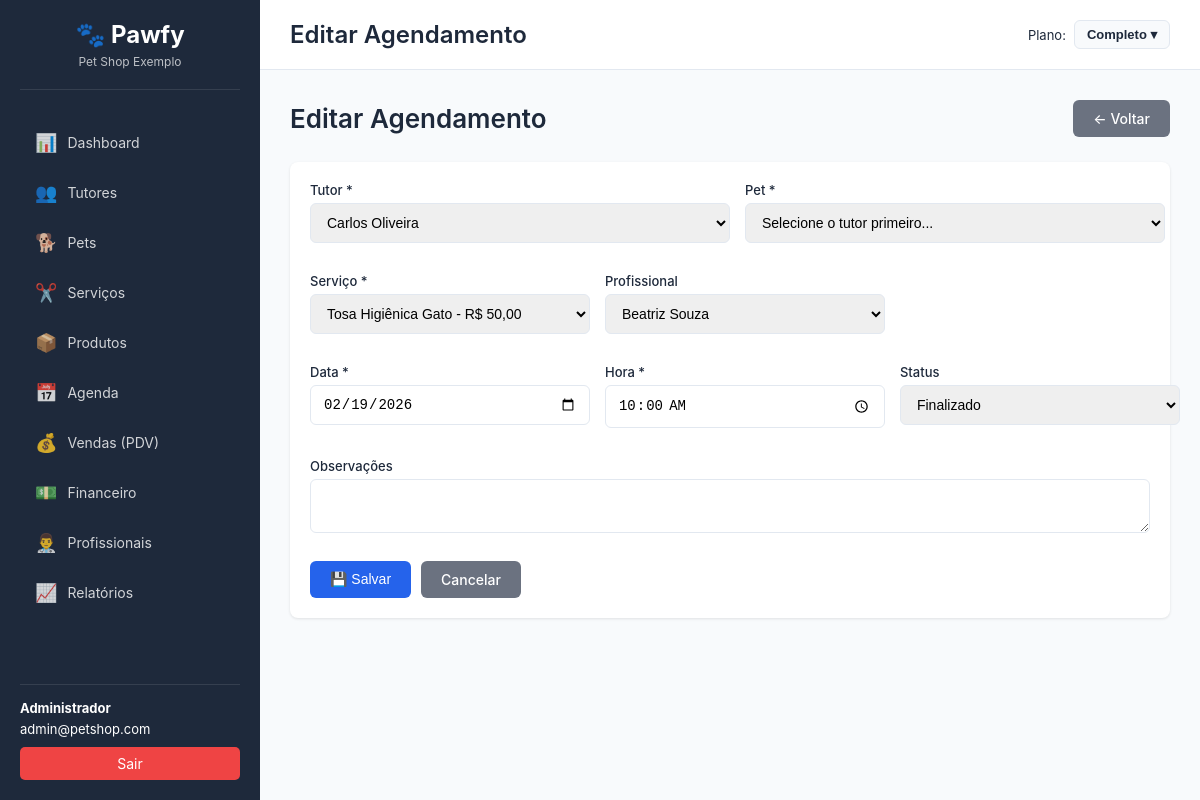
/?page=agenda&action=edit&id=2 (signed in), run on the app's committed database.
### tables this page shows
CREATE TABLE IF NOT EXISTS agenda (
    id INT AUTO_INCREMENT PRIMARY KEY,
    company_id INT NOT NULL,
    pet_id INT NOT NULL,
    tutor_id INT NOT NULL,
    servico_id INT NOT NULL,
    profissional_id INT,
    data DATE NOT NULL,
    hora TIME NOT NULL,
    status ENUM('agendado', 'confirmado', 'em_atendimento', 'finalizado', 'cancelado', 'faltou') DEFAULT 'agendado',
    observacoes TEXT,
    data_criacao TIMESTAMP DEFAULT CURRENT_TIMESTAMP,
    data_atualizacao TIMESTAMP DEFAULT CURRENT_TIMESTAMP ON UPDATE CURRENT_TIMESTAMP,
    FOREIGN KEY (company_id) REFERENCES companies(id) ON DELETE CASCADE,
    FOREIGN KEY (pet_id) REFERENCES pets(id) ON DELETE CASCADE,
    FOREIGN KEY (tutor_id) REFERENCES tutors(id) ON DELETE CASCADE,
    FOREIGN KEY (servico_id) REFERENCES servicos(id) ON DELETE CASCADE,
    FOREIGN KEY (profissional_id) REFERENCES profissionais(id) ON DELETE SET NULL,
    INDEX idx_company (company_id),
    INDEX idx_data (data),
    INDEX idx_status (status),
    INDEX idx_profissional (profissional_id)
);

CREATE TABLE IF NOT EXISTS tutors (
    id INT AUTO_INCREMENT PRIMARY KEY,
    company_id INT NOT NULL,
    nome VARCHAR(255) NOT NULL,
    cpf VARCHAR(14),
    telefone VARCHAR(20),
    whatsapp VARCHAR(20),
    email VARCHAR(255),
    endereco TEXT,
    cidade VARCHAR(100),
    estado VARCHAR(2),
    cep VARCHAR(10),
    observacoes TEXT,
    status ENUM('ativo', 'inativo') DEFAULT 'ativo',
    data_criacao TIMESTAMP DEFAULT CURRENT_TIMESTAMP,
    data_atualizacao TIMESTAMP DEFAULT CURRENT_TIMESTAMP ON UPDATE CURRENT_TIMESTAMP,
    FOREIGN KEY (company_id) REFERENCES companies(id) ON DELETE CASCADE,
    INDEX idx_company (company_id),
    INDEX idx_nome (nome),
    INDEX idx_telefone (telefone)
);

CREATE TABLE IF NOT EXISTS servicos (
    id INT AUTO_INCREMENT PRIMARY KEY,
    company_id INT NOT NULL,
    nome VARCHAR(255) NOT NULL,
    descricao TEXT,
    preco DECIMAL(10,2) NOT NULL,
    duracao_media INT COMMENT 'Duração em minutos',
    categoria VARCHAR(100),
    status ENUM('ativo', 'inativo') DEFAULT 'ativo',
    data_criacao TIMESTAMP DEFAULT CURRENT_TIMESTAMP,
    data_atualizacao TIMESTAMP DEFAULT CURRENT_TIMESTAMP ON UPDATE CURRENT_TIMESTAMP,
    FOREIGN KEY (company_id) REFERENCES companies(id) ON DELETE CASCADE,
    INDEX idx_company (company_id),
    INDEX idx_nome (nome)
);

CREATE TABLE IF NOT EXISTS profissionais (
    id INT AUTO_INCREMENT PRIMARY KEY,
    company_id INT NOT NULL,
    nome VARCHAR(255) NOT NULL,
    funcao VARCHAR(100),
    telefone VARCHAR(20),
    email VARCHAR(255),
    comissao DECIMAL(5,2) DEFAULT 0 COMMENT 'Percentual de comissão',
    tipo_comissao ENUM('percentual', 'valor_fixo') DEFAULT 'percentual',
    status ENUM('ativo', 'inativo') DEFAULT 'ativo',
    data_criacao TIMESTAMP DEFAULT CURRENT_TIMESTAMP,
    data_atualizacao TIMESTAMP DEFAULT CURRENT_TIMESTAMP ON UPDATE CURRENT_TIMESTAMP,
    FOREIGN KEY (company_id) REFERENCES companies(id) ON DELETE CASCADE,
    INDEX idx_company (company_id),
    INDEX idx_nome (nome)
);

### database/connection.php (called while the page is built, shortened)
<?php
require_once __DIR__ . '/../config/config.php';
class Database {
    private static $instance = null;
    private $connection;
    private function __construct() {
        try {
            $dsn = "mysql:host=" . DB_HOST . ";dbname=" . DB_NAME . ";charset=" . DB_CHARSET;
            $options = [
                PDO::ATTR_ERRMODE => PDO::ERRMODE_EXCEPTION,
                PDO::ATTR_DEFAULT_FETCH_MODE => PDO::FETCH_ASSOC,
                PDO::ATTR_EMULATE_PREPARES => false,
                PDO::MYSQL_ATTR_INIT_COMMAND => "SET NAMES " . DB_CHARSET
            ];
            $this->connection = new PDO($dsn, DB_USER, DB_PASS, $options);
        } catch (PDOException $e) {
            die("Erro na conexão com o banco de dados: " . $e->getMessage());
        }
    }
    public static function getInstance() {
        if (self::$instance === null) {
            self::$instance = new self();
        }
        return self::$instance;
    }
    public function query($sql, $params = []) {
        try {
            $stmt = $this->connection->prepare($sql);
            $stmt->execute($params);
            return $stmt->fetchAll();
        } catch (PDOException $e) {
            error_log("Erro na query: " . $e->getMessage());
            return false;
        }
    }
    public function queryOne($sql, $params = []) {
        try {
            $stmt = $this->connection->prepare($sql);
            $stmt->execute($params);
            return $stmt->fetch();
        } catch (PDOException $e) {
            error_log("Erro na query: " . $e->getMessage());
            return false;
        }
    }
}

### config/config.php (called while the page is built, shortened)
<?php
function getCompanyId() {
    return $_SESSION['company_id'] ?? null;
}

### classes/Tutor.class.php (called while the page is built, shortened)
<?php
require_once __DIR__ . '/../database/connection.php';
class Tutor {
    private $db;
    private $company_id;
    public function __construct($company_id = null) {
        $this->db = Database::getInstance();
        $this->company_id = $company_id ?? getCompanyId();
    }
    public function getAll($filtros = []) {
        $sql = "SELECT * FROM tutors WHERE company_id = :company_id";
        $params = [':company_id' => $this->company_id];
        if (isset($filtros['status'])) {
            $sql .= " AND status = :status";
            $params[':status'] = $filtros['status'];
        }
        $allowed_sort = ['id', 'nome', 'telefone', 'email', 'status'];
        $sort_col = (isset($filtros['orderby']) && in_array($filtros['orderby'], $allowed_sort)) ? $filtros['orderby'] : 'id';
        $sort_dir = (isset($filtros['order']) && strtolower($filtros['order']) === 'desc') ? 'DESC' : 'ASC';
        $sql .= " ORDER BY $sort_col $sort_dir";
        return $this->db->query($sql, $params);
    }
}

### classes/Agenda.class.php (called while the page is built, shortened)
<?php
require_once __DIR__ . '/../database/connection.php';
class Agenda {
    private $db;
    private $company_id;
    public function __construct($company_id = null) {
        $this->db = Database::getInstance();
        $this->company_id = $company_id ?? getCompanyId();
    }
    public function getById($id) {
        $sql = "SELECT a.*,
                p.nome as pet_nome, p.especie, p.raca,
                t.nome as tutor_nome, t.telefone as tutor_telefone, t.whatsapp as tutor_whatsapp,
                s.nome as servico_nome, s.preco as servico_preco, s.duracao_media,
                pr.nome as profissional_nome
                FROM agenda a
                LEFT JOIN pets p ON a.pet_id = p.id
                LEFT JOIN tutors t ON a.tutor_id = t.id
                LEFT JOIN servicos s ON a.servico_id = s.id
                LEFT JOIN profissionais pr ON a.profissional_id = pr.id
                WHERE a.id = :id AND a.company_id = :company_id";
        $params = [
            ':id' => $id,
            ':company_id' => $this->company_id
        ];
        return $this->db->queryOne($sql, $params);
    }
}

### classes/Servico.class.php (called while the page is built, shortened)
<?php
require_once __DIR__ . '/../database/connection.php';
class Servico {
    private $db;
    private $company_id;
    public function __construct($company_id = null) {
        $this->db = Database::getInstance();
        $this->company_id = $company_id ?? getCompanyId();
    }
    public function getAll($filtros = []) {
        $sql = "SELECT * FROM servicos WHERE company_id = :company_id";
        $params = [':company_id' => $this->company_id];
        if (isset($filtros['status'])) {
            $sql .= " AND status = :status";
            $params[':status'] = $filtros['status'];
        }
        $allowed_sort = ['id', 'nome', 'categoria', 'preco', 'duracao_media', 'status'];
        $sort_col = (isset($filtros['orderby']) && in_array($filtros['orderby'], $allowed_sort)) ? $filtros['orderby'] : 'id';
        $sort_dir = (isset($filtros['order']) && strtolower($filtros['order']) === 'desc') ? 'DESC' : 'ASC';
        $sql .= " ORDER BY $sort_col $sort_dir";
        return $this->db->query($sql, $params);
    }
}

### classes/Profissional.class.php (called while the page is built, shortened)
<?php
require_once __DIR__ . '/../database/connection.php';
class Profissional {
    private $db;
    private $company_id;
    public function __construct($company_id = null) {
        $this->db = Database::getInstance();
        $this->company_id = $company_id ?? getCompanyId();
    }
    public function getAll($filtros = []) {
        $sql = "SELECT * FROM profissionais WHERE company_id = :company_id";
        $params = [':company_id' => $this->company_id];
        if (isset($filtros['status'])) {
            $sql .= " AND status = :status";
            $params[':status'] = $filtros['status'];
        }
        $sql .= " ORDER BY nome ASC";
        return $this->db->query($sql, $params);
    }
}

### views/agenda/form.php (the view, shortened to what this page needs)
<?php
$isEdit = isset($dados);
?>
<div class="page-header">
    <h2><?= $isEdit ? 'Editar' : 'Novo' ?> Agendamento</h2>
    <a href="?page=agenda&action=list" class="btn btn-secondary">← Voltar</a>
</div>
<div class="card">
    <div class="card-body">
        <form method="POST" class="form" id="form-agenda">
            <div class="form-row">
                <div class="form-group col-md-6">
                    <label for="tutor_id">Tutor *</label>
                    <select id="tutor_id" name="tutor_id" class="form-control" required onchange="carregarPets(this.value)">
                        <?php foreach ($tutores as $t): ?>
                        <option value="<?= $t['id'] ?>" <?= (isset($dados['tutor_id']) && $dados['tutor_id'] == $t['id']) ? 'selected' : '' ?>>
                            <?= htmlspecialchars($t['nome']) ?>
                        </option>
                        <?php endforeach; ?>
                    </select>
                </div>
                <div class="form-group col-md-6">
                    <label for="pet_id">Pet *</label>
                    <select id="pet_id" name="pet_id" class="form-control" required>
                        <option value="">Selecione o tutor primeiro...</option>
                    </select>
                </div>
            </div>
            <div class="form-row">
                <div class="form-group col-md-4">
                    <label for="servico_id">Serviço *</label>
                    <select id="servico_id" name="servico_id" class="form-control" required>
                        <?php foreach ($servicos as $s): ?>
                        <option value="<?= $s['id'] ?>" <?= (isset($dados['servico_id']) && $dados['servico_id'] == $s['id']) ? 'selected' : '' ?>>
                            <?= htmlspecialchars($s['nome']) ?> - <?= formatarMoeda($s['preco']) ?>
                        </option>
                        <?php endforeach; ?>
                    </select>
                </div>
                <div class="form-group col-md-4">
                    <label for="profissional_id">Profissional</label>
                    <select id="profissional_id" name="profissional_id" class="form-control">
                        <?php foreach ($profissionais as $pr): ?>
                        <option value="<?= $pr['id'] ?>" <?= (isset($dados['profissional_id']) && $dados['profissional_id'] == $pr['id']) ? 'selected' : '' ?>>
                            <?= htmlspecialchars($pr['nome']) ?>
                        </option>
                        <?php endforeach; ?>
                    </select>
                </div>
            </div>
            <div class="form-row">
                <div class="form-group col-md-4">
                    <label for="data">Data *</label>
                    <input type="date" id="data" name="data" class="form-control" required value="<?= $dados['data'] ?? date('Y-m-d') ?>">
                </div>
                <div class="form-group col-md-4">
                    <label for="hora">Hora *</label>
                    <input type="time" id="hora" name="hora" class="form-control" required value="<?= isset($dados['hora']) ? substr($dados['hora'], 0, 5) : '' ?>">
                </div>
                <?php if ($isEdit): ?>
                <div class="form-group col-md-4">
                    <label for="status">Status</label>
                    <select id="status" name="status" class="form-control" required>
                        <?php foreach (['agendado', 'confirmado', 'em_atendimento', 'finalizado', 'cancelado', 'faltou'] as $s): ?>
                        <option value="<?= $s ?>" <?= ($dados['status'] == $s) ? 'selected' : '' ?>><?= ucfirst(str_replace('_', ' ', $s)) ?></option>
                        <?php endforeach; ?>
                    </select>
                </div>
                <?php endif; ?>
            </div>
            <div class="form-group">
                <label for="observacoes">Observações</label>
                <textarea id="observacoes" name="observacoes" class="form-control" rows="2"><?= htmlspecialchars($dados['observacoes'] ?? '') ?></textarea>
            </div>
            <div class="form-actions">
                <button type="submit" class="btn btn-primary">💾 Salvar</button>
                <a href="?page=agenda&action=list" class="btn btn-secondary">Cancelar</a>
            </div>
        </form>
    </div>
</div>
<?php
include __DIR__ . '/../template.php';
?>

### public/css/style.css (style rules this page uses)
:root { --primary-color: #2563EB; --secondary-color: #F97316; --success-color: #10B981; --danger-color: #EF4444; --warning-color: #F97316; --info-color: #2563EB; --dark-color: #1E293B; --light-color: #F8FAFC; --border-color: #E2E8F0; --text-color: #1E293B; --sidebar-width: 260px; }
* { margin: 0; padding: 0; box-sizing: border-box; }
body { font-family: -apple-system, BlinkMacSystemFont, 'Segoe UI', Roboto, 'Helvetica Neue', Arial, sans-serif; font-size: 14px; color: var(--text-color); background-color: #F8FAFC; }
.card { background-color: white; border-radius: 8px; box-shadow: 0 1px 3px rgba(0, 0, 0, 0.1); margin-bottom: 20px; }
.card-body { padding: 20px; }
.btn { display: inline-block; padding: 10px 20px; border-radius: 6px; text-decoration: none; border: none; cursor: pointer; font-size: 14px; font-weight: 500; transition: all 0.3s; }
.btn-primary { background-color: var(--primary-color); color: white; }
.btn-secondary { background-color: #6B7280; color: white; }
.form { max-width: 100%; }
.form-row { display: flex; gap: 15px; margin-bottom: 15px; }
.form-group { margin-bottom: 15px; flex: 1; }
.form-group label { display: block; margin-bottom: 5px; font-weight: 500; font-size: 13px; }
.form-control { width: 100%; padding: 10px 12px; border: 1px solid var(--border-color); border-radius: 6px; font-size: 14px; transition: all 0.3s; }
textarea.form-control { resize: vertical; }
.form-actions { margin-top: 25px; display: flex; gap: 10px; }
.page-header { display: flex; justify-content: space-between; align-items: center; margin-bottom: 25px; }
.page-header h2 { font-size: 26px; font-weight: 600; }
.col-md-4 { flex: 0 0 33.33%; }
.col-md-4 { flex: 0 0 33.33%; max-width: 33.33%; }
.col-md-6 { flex: 0 0 50%; max-width: 50%; }

### data on the page
agenda: tutor_id "Carlos Oliveira", servico_id "Tosa Higiênica Gato - R$ 50,00", profissional_id "Beatriz Souza", data "02/19/2026", hora "10:00", status "Finalizado"

### other printed values
$_SESSION['company_name'] "Pet Shop Exemplo"
$_SESSION['user_name'] "Administrador"
$_SESSION['user_email'] "admin@petshop.com"
$page_title "Editar Agendamento"
PLANOS[$_SESSION['plano'] ?? 'completo']['nome'] "Completo"
